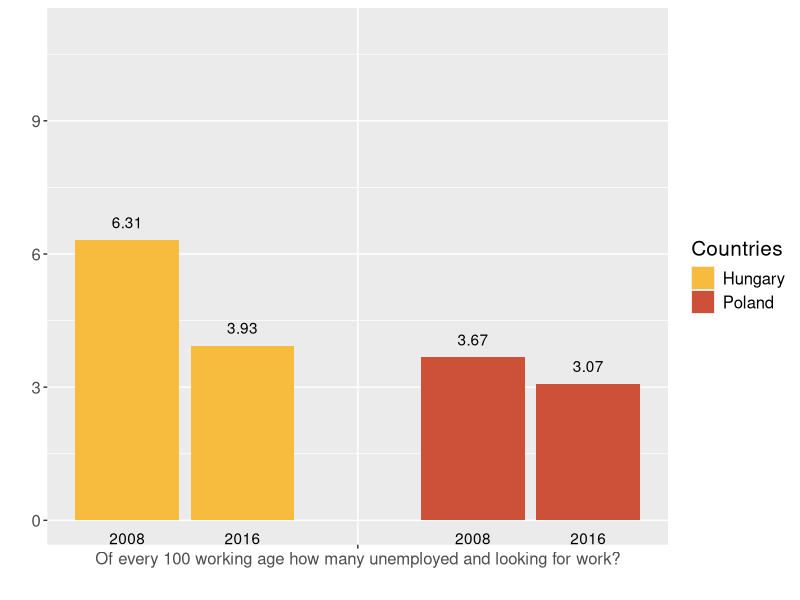
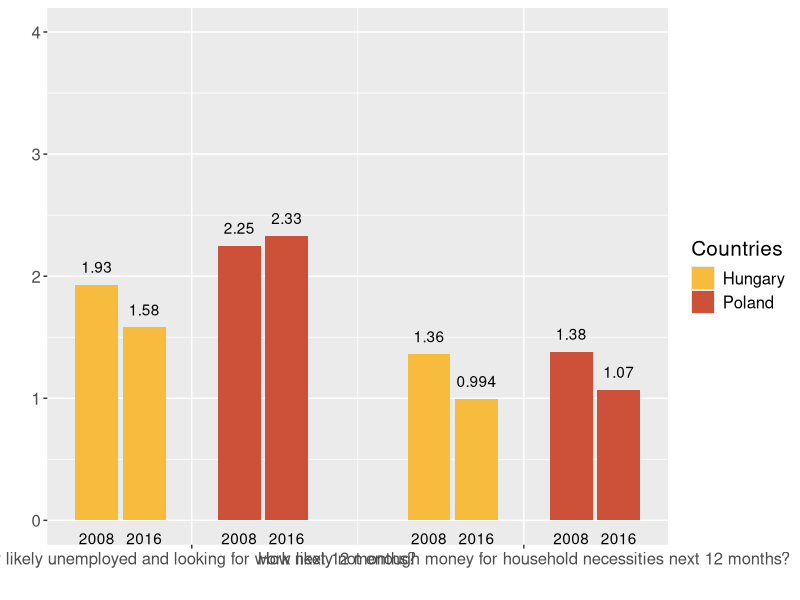

Generate these figures, in order, with R:
######################
# Plotting functions
# YOU CAN IGNORE THIS PART
######################

install.packages("ggplot2")
library(ggplot2)

colors <- c("#f7bb3d","#cd5038")
countries <- c("Hungary", "Poland")

# Labels, the labels for the individual bars (vector)
# Grouplabels, the labels for each group of bars (vector)
# Data, the data for all bars (vector)
# y, min and max value for y axis (vector)
barPlot <- function(labels, groupLabels, data, y) {
  nQuestions <- length(groupLabels)
  
  # Data points per country per question
  nDataPCPQ <- (length(data)/length(countries))/nQuestions
  
  df <- data.frame(
    x=labels,
    y=data,
    Countries=
      rep(
        c(
          rep(countries[1], nDataPCPQ),
          rep(countries[2], nDataPCPQ)
        ), nQuestions)
  )

  groupStarts <- seq(1, 1 + (7 * ((length(data)/4)-1)), by=7)
  xSeq <- unlist(lapply(groupStarts, FUN=function(x){c(unlist(seq(from=x, to=x+1, by=1)), unlist(seq(from=x+3, to=x+4, by=1)))}))
  iGroups <- 1:length(groupStarts)
  xGroups <- unlist(lapply(iGroups, FUN=function(x){mean(xSeq[(1 + (4*(x-1))):(4 + (4*(x-1)))])}))
  
  ggplot(data=transform(df, x=xSeq), aes(x=x, y=y, fill=Countries)) +
    geom_histogram(stat = "identity") + labs(x="", y="") +
    scale_x_discrete(breaks = NULL) +
    geom_text(aes(x=xSeq, y=df$y, label=df$y), vjust=-1) +
    geom_text(aes(x=xSeq, y=0, label=labels), vjust=2) +
    scale_x_continuous(breaks=xGroups, labels=groupLabels) +
    scale_y_continuous(limits = y) +
    theme(text = element_text(size=15)) +
    scale_fill_manual(values=colors)
}

## question 1

labels <- rep(c(2008, 2016), 2)
questions <- c("Of every 100 working age how many unemployed and looking for work?")

data <- c(6.31, 3.93, 3.67, 3.07)

barPlot(labels, questions, data, y=c(0,11))

## question 2 & 3

labels <- rep(c(2008, 2016), 4)
questions <- c("How likely unemployed and looking for work next 12 months?", "How likely not enough money for household necessities next 12 months?")

data <- c(1.93, 1.58, 2.25, 2.33, 1.36, 0.994, 1.38, 1.07)

barPlot(labels, questions, data, y=c(0,4))
